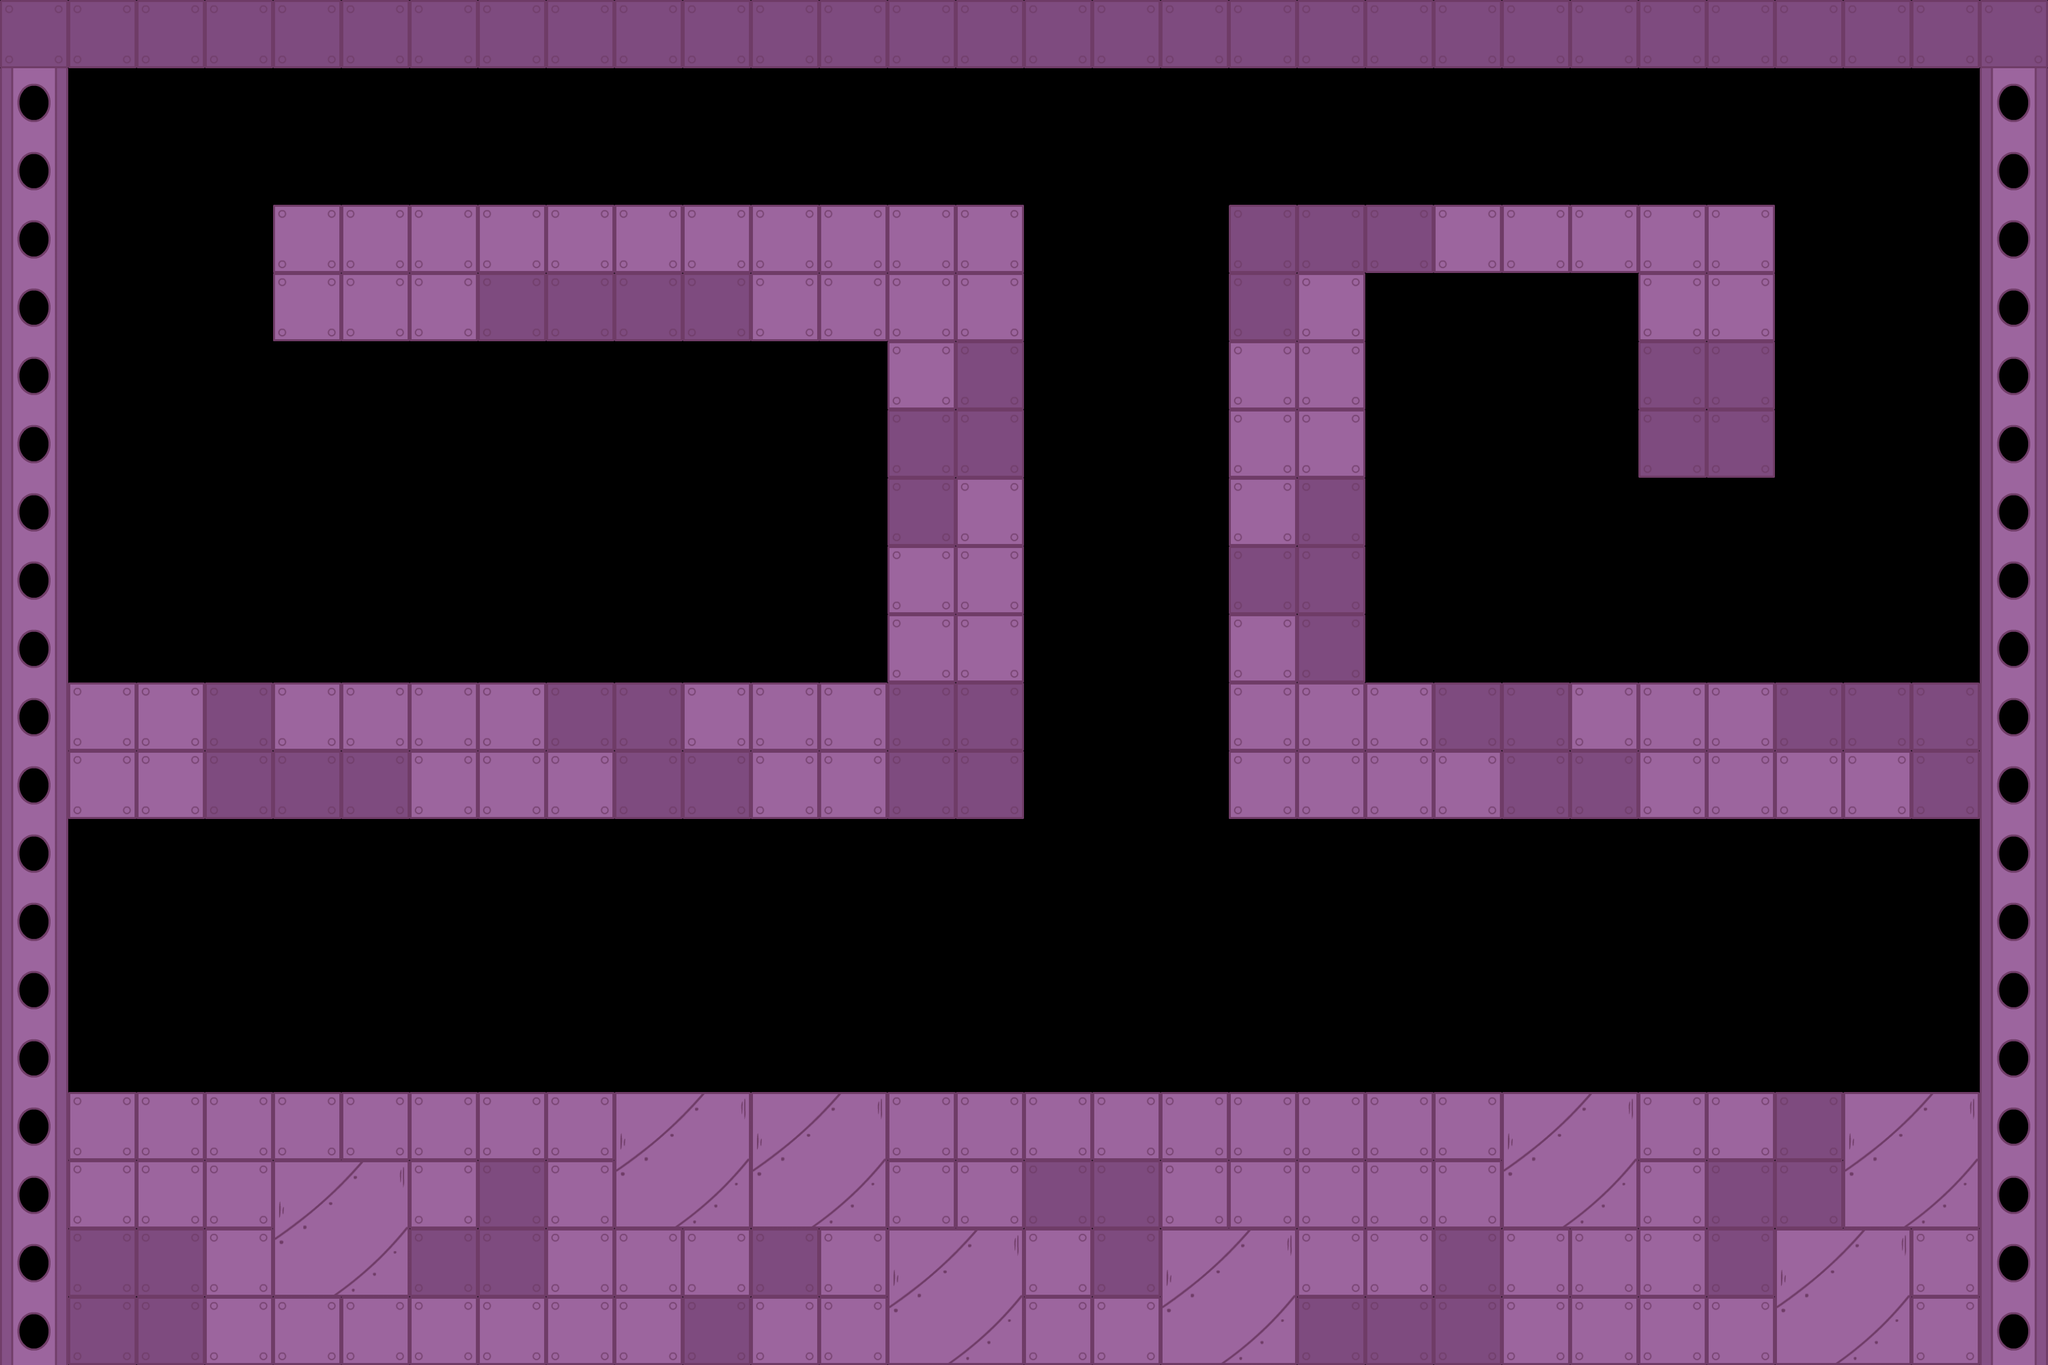

This game map was drawn from its Tiled (.tmx) file and the tilesets committed beside it. A one-line description and the trimmed map source follow:
An orthogonal 30x20 tile map with 100x100 px tiles, 1 tile layer (walls) and 9 objects (exit).

<map version="1.0" orientation="orthogonal" renderorder="right-down" width="30" height="20" tilewidth="100" tileheight="100" nextobjectid="40">
 <properties>
  <property name="startX" value="3" />
  <property name="startY" value="6" />
  <property name="time" value="60" />
 </properties>
 <tileset firstgid="1" name="tileset" tilewidth="100" tileheight="100" tilecount="15">
  <image source="tileset.png" width="500" height="300" />
  <tile id="0">
   <properties>
    <property name="type" value="wall" />
   </properties>
  </tile>
  <tile id="1">
   <properties>
    <property name="type" value="wall" />
   </properties>
  </tile>
  <tile id="2">
   <properties>
    <property name="type" value="spike" />
   </properties>
  </tile>
  <tile id="3">
   <properties>
    <property name="type" value="wall" />
   </properties>
  </tile>
  <tile id="4">
   <properties>
    <property name="type" value="wall" />
   </properties>
  </tile>
  <tile id="8">
   <properties>
    <property name="type" value="spike" />
   </properties>
  </tile>
  <tile id="9">
   <properties>
    <property name="type" value="spike" />
   </properties>
  </tile>
  <tile id="13">
   <properties>
    <property name="type" value="spike" />
   </properties>
  </tile>
 </tileset>
 <layer name="walls" width="30" height="20">
  <data>[600 cells, 288 non-empty, 7 distinct tile ids]</data>
 </layer>
 <objectgroup name="exits">
  <object id="1" name="exit" x="2100" y="700" width="100" height="200">
   <properties>
    <property name="exitX" value="2" />
    <property name="exitY" value="5" />
    <property name="link" value="spaceship2" />
   </properties>
  </object>
 </objectgroup>
 <objectgroup name="boxes">
  <object id="33" x="2800" y="1400" width="100" height="100" />
  <object id="34" x="2800" y="1500" width="100" height="100" />
  <object id="35" x="2700" y="1500" width="100" height="100" />
  <object id="37" x="100" y="800" width="100" height="100" />
  <object id="38" x="200" y="900" width="100" height="100" />
  <object id="39" x="100" y="900" width="100" height="100" />
 </objectgroup>
 <objectgroup name="pickups">
  <object id="6" x="1000" y="700" width="100" height="100">
   <properties>
    <property name="type" value="time" />
   </properties>
  </object>
 </objectgroup>
 <objectgroup name="enemies">
  <object id="29" x="900" y="900" width="100" height="100" />
 </objectgroup>
 <objectgroup name="platforms" />
</map>
